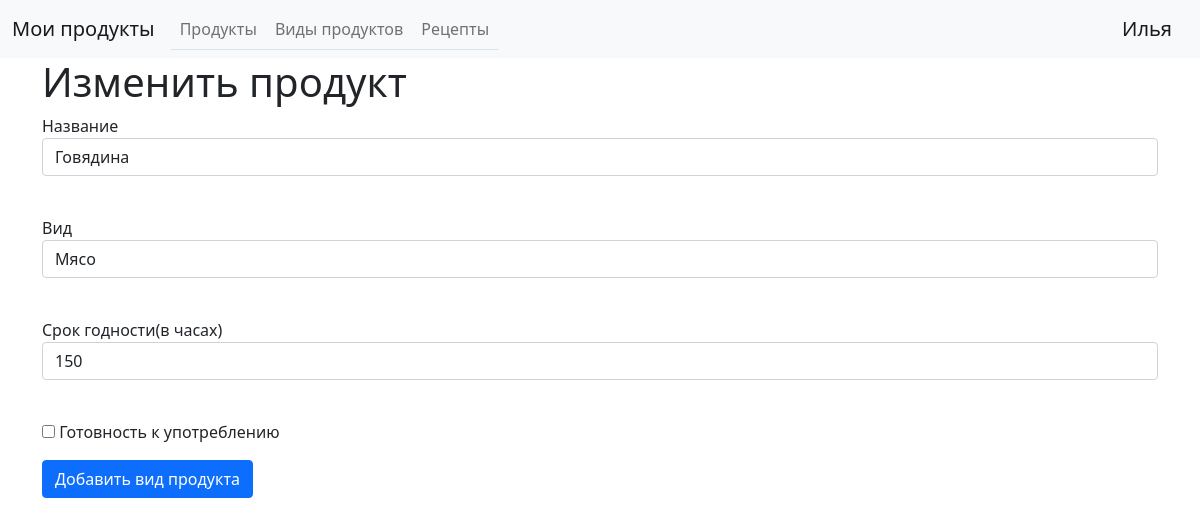
The page /product_types/1 (signed in) on the database its author committed.
### data/users.py (models this page shows, shortened)
class User(SqlAlchemyBase, UserMixin):
    __tablename__ = 'users'
    id = sqlalchemy.Column(sqlalchemy.Integer,
                           primary_key=True, autoincrement=True)
    name = sqlalchemy.Column(sqlalchemy.String, nullable=True)
    about = sqlalchemy.Column(sqlalchemy.String, nullable=True)
    email = sqlalchemy.Column(sqlalchemy.String,
                              index=True, unique=True, nullable=True)
    hashed_password = sqlalchemy.Column(sqlalchemy.String, nullable=True)
    created_date = sqlalchemy.Column(sqlalchemy.DateTime,
                                     default=datetime.datetime.now)

### data/product_types.py (models this page shows)
class ProductType(SqlAlchemyBase):
    __tablename__ = 'product_types'
    id = sqlalchemy.Column(sqlalchemy.Integer, primary_key=True, autoincrement=True)
    name = sqlalchemy.Column(sqlalchemy.String, nullable=True)
    type = sqlalchemy.Column(sqlalchemy.String, nullable=True)
    ready_to_use = sqlalchemy.Column(sqlalchemy.Boolean, nullable=True)
    expiration = sqlalchemy.Column(sqlalchemy.Integer)

### main.py (the view, shortened to what this page needs)
@app.route('/product_types/<int:id>', methods=['GET', 'POST'])
@login_required
def edit_product_type(id):
    form = ProductTypeForm()
    if request.method == "GET":
        db_sess = db_session.create_session()
        product_type = db_sess.query(ProductType).filter(ProductType.id == id).first()
        if product_type:
            form.name.data = product_type.name
            form.type.data = product_type.type
            form.ready_to_use.data = product_type.ready_to_use
            form.expiration.data = product_type.expiration
        else:
            abort(404)
    return render_template('edit_product_type.html', form=form, title='Изменение вида продукта')

### forms/product_type_form.py
class ProductTypeForm(FlaskForm):
    name = StringField('Название', validators=[DataRequired()])
    type = StringField('Вид', validators=[DataRequired()])
    ready_to_use = BooleanField('Готовность к употреблению')
    expiration = StringField('Cрок годности(в часах)', validators=[DataRequired()])
    submit = SubmitField('Добавить вид продукта')

### data/db_session.py (called while the page is built)
def create_session() -> Session:
    global __factory
    return __factory()

### main.py (called while the page is built)
@login_manager.user_loader
def load_user(user_id):
    db_sess = db_session.create_session()
    return db_sess.query(User).get(user_id)

### templates/edit_product_type.html (shortened to what this page needs)
{% extends "base.html" %}
{% block content %}
    <h1>Изменить продукт</h1>
    <form action="" method="post">
        <p>
            {{ form.name.label }}<br>
            {{ form.name(class="form-control") }}<br>
        </p>
        <p>
            {{ form.type.label }}<br>
            {{ form.type(class="form-control") }}<br>
        </p>
        <p>
            {{ form.expiration.label }}<br>
            {{ form.expiration(class="form-control") }}<br>
        </p>
        <p>{{ form.ready_to_use() }} {{ form.ready_to_use.label }}</p>
        <p>{{ form.submit(type="submit", class="btn btn-primary") }}</p>
    </form>
{% endblock %}

### templates/base.html (shortened to what this page needs)
<!doctype html>
<html lang="ru">
<head>
    <link
          href="https://cdn.jsdelivr.net/npm/bootstrap@5.0.0-beta1/dist/css/bootstrap.min.css"
          rel="stylesheet">
</head>
<body>
<nav class="navbar navbar-expand-lg navbar-light bg-light">
    <div class="container-fluid">
        <a class="navbar-brand" href="/">Мои продукты</a>
        <ul class="navbar-nav nav-tabs me-auto mb-2 mb-lg-0">
            <li class="nav-item">
                <a class="nav-link {{ 'active' if title == 'Продукты' else '' }}" href="/products">Продукты</a>
            </li>
            <li class="nav-item">
                <a class="nav-link {{ 'active' if title == 'Виды продуктов' else '' }}" href="/product_types">
                    Виды продуктов
                </a>
            </li>
            <li class="nav-item">
                <a class="nav-link {{ 'active' if title == 'Рецепты' else '' }}" href="/recipes">Рецепты</a>
            </li>
        </ul>
        {% if current_user.is_authenticated %}
        <a class="navbar-brand" href="/logout">{{ current_user.name }}</a>
        {% else %}
        <ul class="navbar-nav ml-auto mb-2 mb-lg-0">
            <li class="nav-item">
                <a class="nav-link" href="/login">Войти</a>
            </li>
        </ul>
        {% endif %}
    </div>
</nav>
<main class="container" role="main">
    {% block content %}
    {% endblock %}
</main>
</body>
</html>

### rows shown on the page
User: name "Илья"
ProductType: name "Говядина", type "Мясо", expiration "150"
